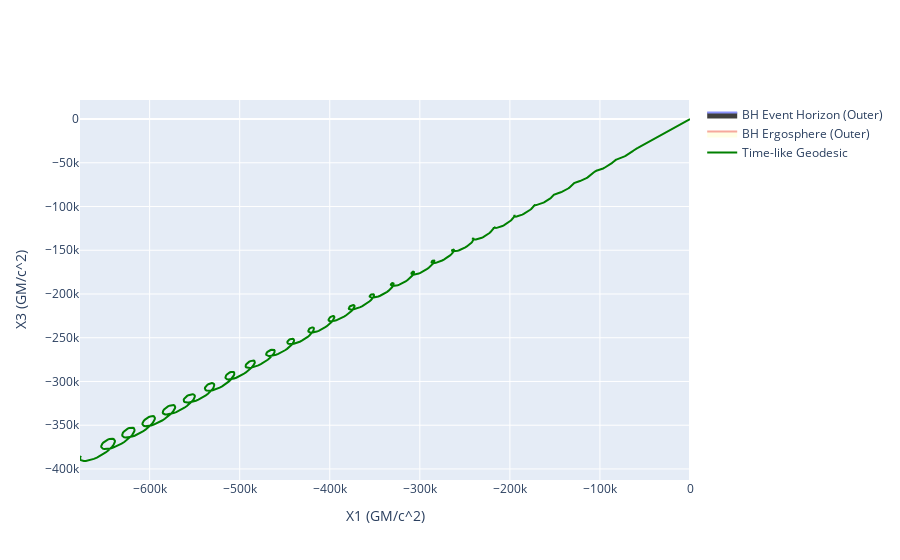

Here is the notebook cell this chart was saved with:
### Code cell
gpl.clear()
gpl.plot2D(geod, coordinates=(1, 3), color="green")
gpl.show()
